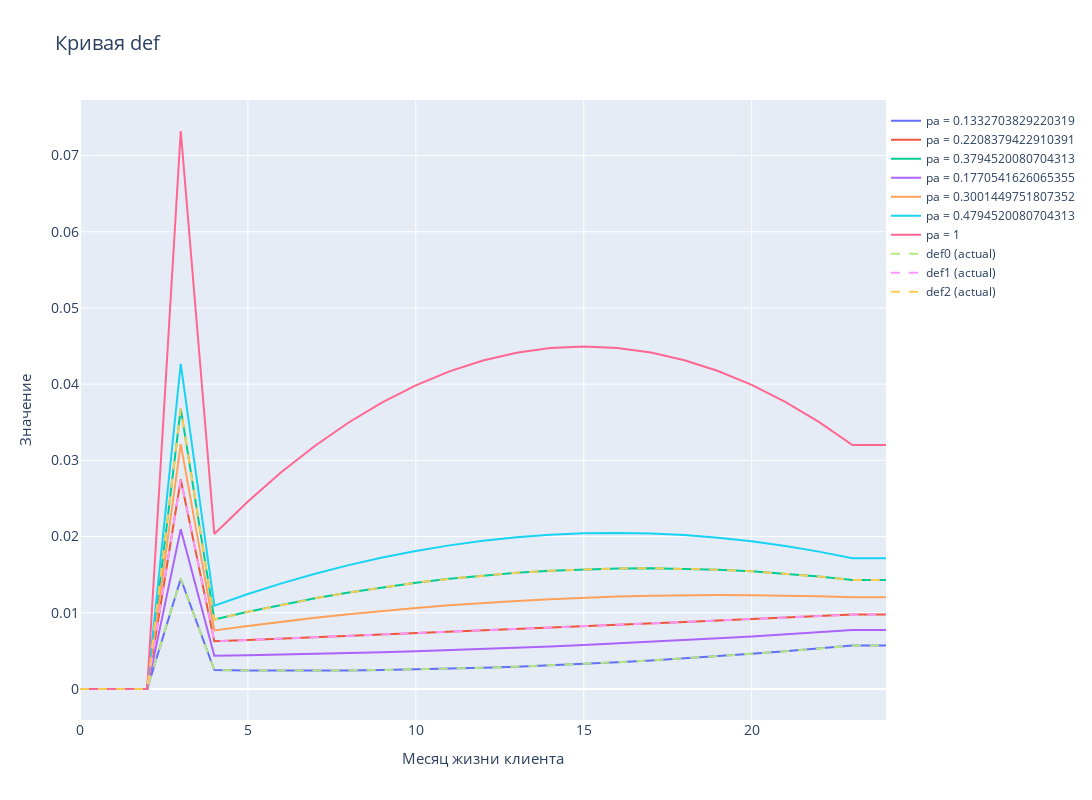

The notebook cell this image was saved under:
### Markdown cell above
Отрисуем все кривые для самих бакетов, промежуточных значений, 3 бакета + 0.1 и максимального значения(1)

### Code cell
md = 'pa'
name_cv = 'def'
av0 = df[f'{md}0'].mean()
av1 = df[f'{md}1'].mean()
av2 = df[f'{md}2'].mean()
span0_1 = av0 + (av1-av0)/2
span1_2 = av1 + (av2-av1)/2
span2 = av2 + 0.1
max_val = 1
plot_curves(df, [av0, av1, av2, span0_1, span1_2, span2, max_val], name=name_cv, mode=md)
